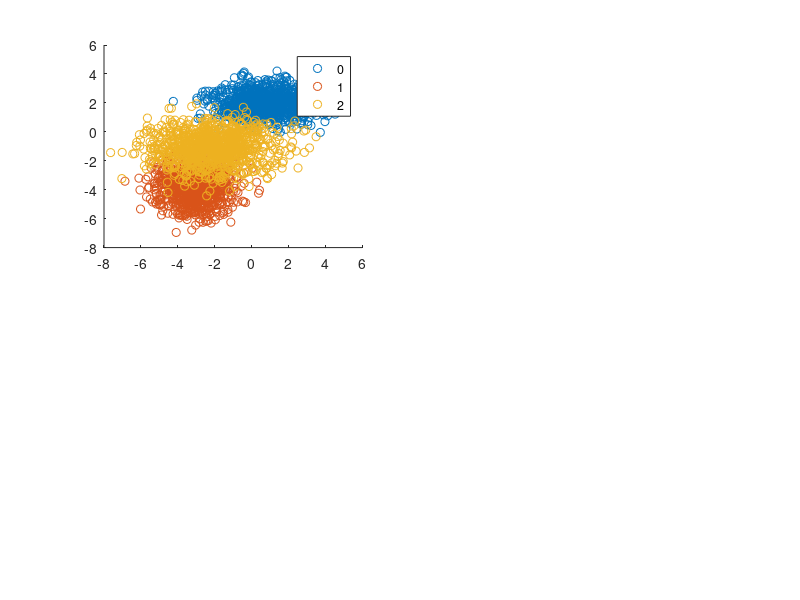

Write MATLAB code to recreate this figure. (Note: this script raises an error after producing the figure.)
close all;
clc;
clear all;

%Defining mean and variance for data generation

mu1 = [1 2];
Sigma1 = [2 0; 0 0.5];
mu2 = [-3 -3.8];
Sigma2 = [1 0;0 1];
mu3 = [-2 -1];
Sigma3 = [3 0;0 1];

rng(1); 

%Generating Random Multivariate Data

X = [mvnrnd(mu1,Sigma1,1000); mvnrnd(mu2,Sigma2,1000);mvnrnd(mu3,Sigma3,1000)];

% Fitting Gaussians to Data

GMModel = fitgmdist(X,3);

% Plotting and Visualising curves
figure('units','normalized','outerposition',[0 0 1 1])

% Plotting Contours
subplot(2,2,1)
y = [zeros(1000,1);ones(1000,1);ones(1000,1)*2];
h = gscatter(X(:,1),X(:,2),y);
hold on
gmPDF = @(x,y) arrayfun(@(x0,y0) pdf(GMModel,[x0 y0]),x,y);
g = gca;
%figure;
fcontour(gmPDF,[g.XLim g.YLim])
title('{\bf Scatter Plot and Fitted Gaussian Mixture Contours}')
legend(h,'Model 0','Model 1','Model 2')
hold off

% Plotting 3D Visualisation
subplot(2,2,2)
fsurf(gmPDF);
title('{\bf 3D view of MoG fit visualisation}')

% Plotting Side view
subplot(2,2,3)
fsurf(gmPDF);
view(90,0)
title('{\bf Side view visualising 2D Gaussian curves}')

% Plotting Density
subplot(2,2,4)
fsurf(gmPDF);
view(0,90)
title('{\bf Contour Density view}')



